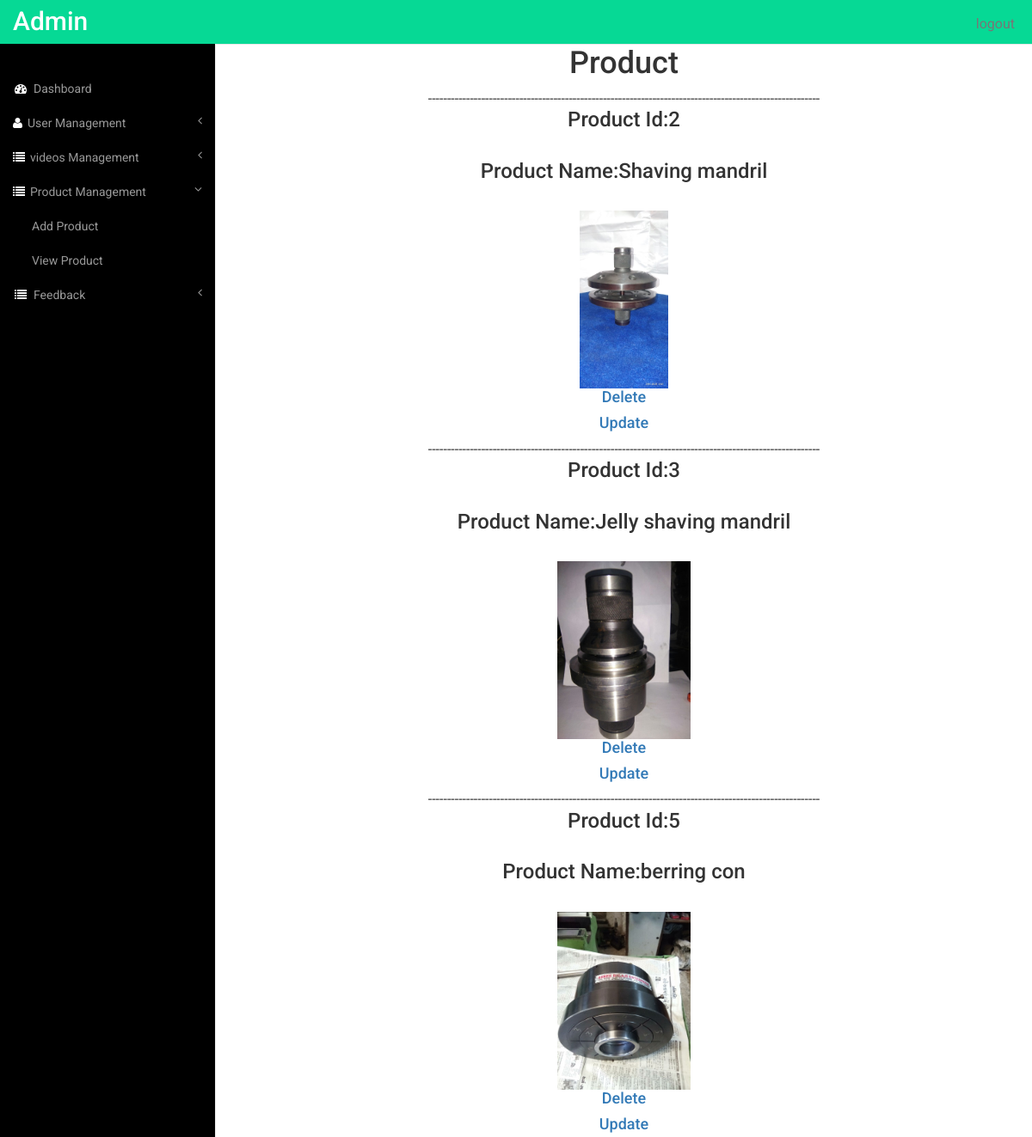
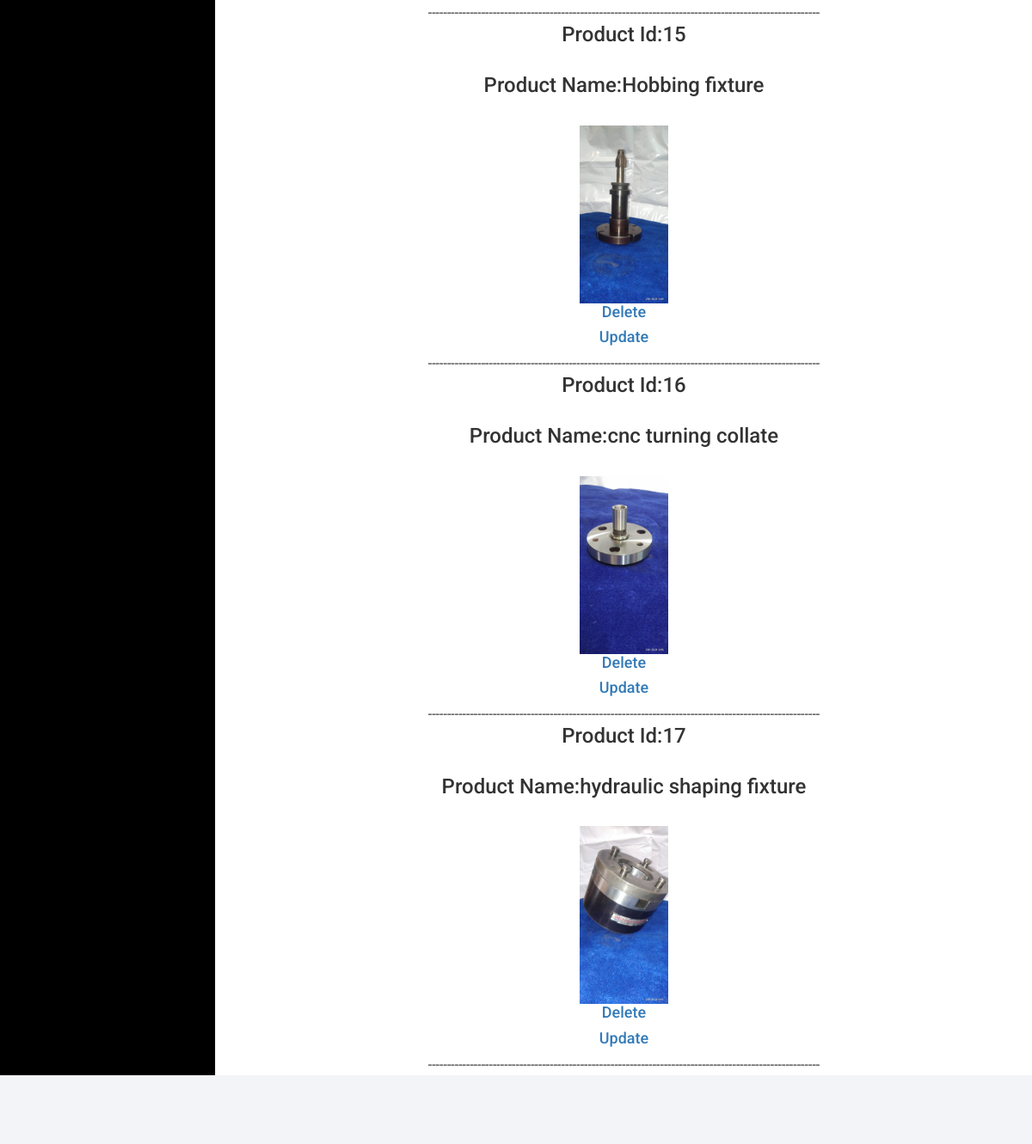
The page /admin/productview.php (signed in) on the database its author committed (2 pictures, top to bottom).
### tables this page shows
CREATE TABLE `product` (
  `p_id` int(11) NOT NULL,
  `p_name` varchar(30) NOT NULL,
  `p_decs` varchar(60) NOT NULL,
  `p_img` text NOT NULL
);

### admin/productview.php (the view, shortened to what this page needs)
<?php include 'deshboard.php';?>
<?php
require 'conn/dbconnect.php';
		$sql1="SELECT * FROM product";
		$rs1=mysqli_query($conn,$sql1);
?>
<!DOCTYPE html>
<html>
<head>
</head>
<body>
	<center>
		<h1>Product</h1>
<?php while($row1=mysqli_fetch_assoc($rs1))
{?>
-------------------------------------------------------------------------------------------------------<br>
	<h3>Product Id:<?php echo $row1['p_id'];?></h3><br>
	 <h3>Product Name:<?php echo $row1['p_name'];?></h3><br>
	 <img src="<?php echo $row1['p_img'];?>" widht="185" height="207"/>
	<h4><a href="Deleteproduct.php?p_id=<?php echo $row1['p_id'];?>">Delete</a></h4>
	<h4><a href="Updateproduct.php?p_id=<?php echo $row1['p_id'];?>">Update</a></h4>
<?php }?>
-------------------------------------------------------------------------------------------------------
</center>
</body>
</html>
<?php include 'last.php';?>

### admin/css/style.css (style rules this page uses)
h4, h5, h6, h1, h2, h3 { margin-top: 0; }
html, body { font-family: 'Roboto', sans-serif; font-size: 100%; background:#000; overflow-x: hidden; }
body a { transition:0.5s all; -webkit-transition:0.5s all; -moz-transition:0.5s all; -o-transition:0.5s all; -ms-transition:0.5s all; }

### rows shown on the page
product: p_id "2", p_name "Shaving mandril", p_img (picture)
product: p_id "3", p_name "Jelly shaving mandril", p_img (picture)
product: p_id "5", p_name "berring con", p_img (picture)
product: p_id "15", p_name "Hobbing fixture", p_img (picture)
product: p_id "16", p_name "cnc turning collate", p_img (picture)
product: p_id "17", p_name "hydraulic shaping fixture", p_img (picture)
